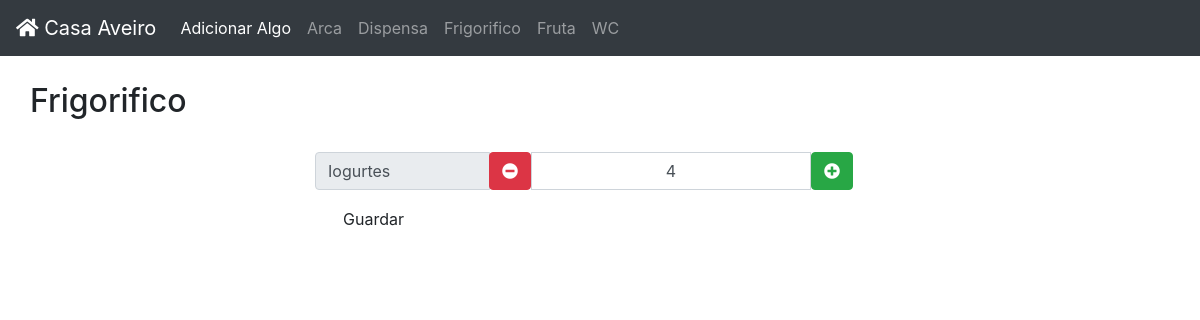
Before: /listaFrigorifico/ with the older database file.
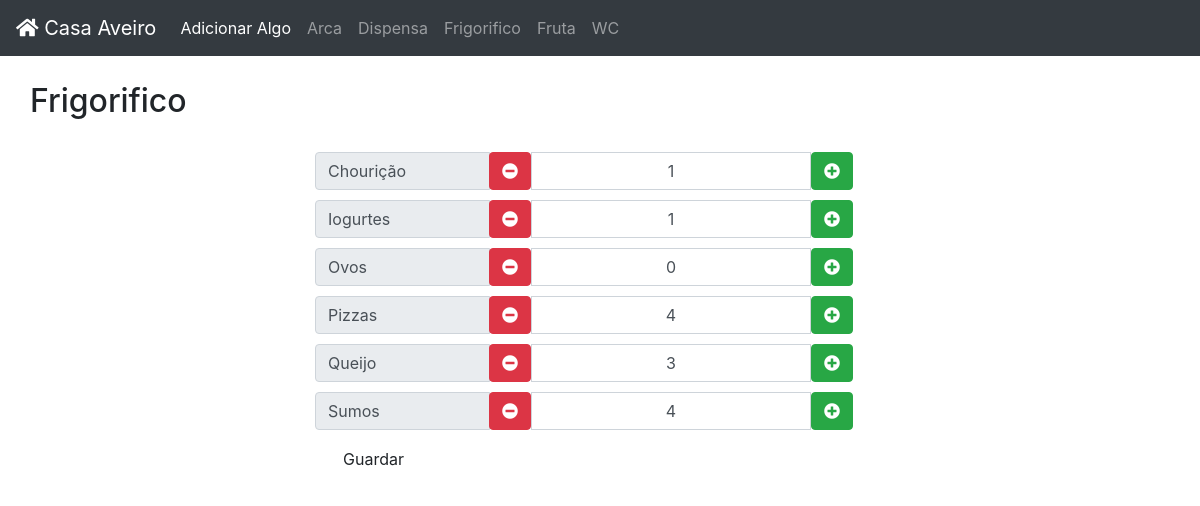
After: the same page with the newer database file.
### app/models.py (models this page shows, shortened)
class thing(models.Model):
    name = models.CharField(max_length = 30)
    quantity = models.IntegerField()
    category = models.CharField(max_length = 30)

### app/views.py (the view)
# urls.py: path('listaFrigorifico/', views.listFrigorifico, name='listaFrigorifico'),
def listFrigorifico(request):
    if request.method == 'POST':
        for t in request.POST:
            if t != "csrfmiddlewaretoken":
                coisa = thing.objects.filter(name__icontains = t)[0]
                coisa.quantity = request.POST[t]
                coisa.save()
    things = thing.objects.filter(category__icontains = "Frigorifico").order_by('name')
    return render(request, 'listFrigorifico.html', {'things' : things})

### app/templates/listFrigorifico.html (shortened to what this page needs)
{% extends "layout.html" %}
{% load static %}
{% block content %}
    {% if things %}
    <div class="row">
        <div class="headings">
            <h2 class="title">Frigorifico</h2>
        </div>
    </div>
    <div class="row">
        <div class="col-md-3 col-sm-3 col-xs-1"></div>
        <div class="col-md-6 col-sm-6 col-xs-10">
            <form action="." method="POST" class="form-horizontal">
                {% for thing in things %}
                <div class="row">
                    <div class="input-group">
                        <div class="input-group-prepend">
                            <span class="input-group-text" style="width:175px">{{ thing.name }}</span>
                        </div>
                        <span class="input-group-btn">
                            <button type="button" class="quantity-left-minus btn btn-danger btn-number"  data-type="minus" data-field="" onclick="minus('{{ thing.name }}')">
                                <span><i class="fa fa-minus-circle"></i></span>
                            </button>
                        </span>
                        <input type="text" id="quantity" name="{{ thing.name }}" class="form-control input-number" value="{{ thing.quantity }}" min="0" max="20" style="text-align:center">
                        <span class="input-group-btn">
                            <button type="button" class="quantity-right-plus btn btn-success btn-number" data-type="plus" data-field="" onclick="plus('{{ thing.name }}')">
                                <span><i class="fa fa-plus-circle"></i></span>
                            </button>
                        </span>
                    </div>
                </div>
                <div class="row" style="height:10px"></div>
                {% endfor %}
                <div class="row">
                    <div class="col-md-3 col-sm-3 col-xs-3">
                        <input type="submit" value="Guardar" class="btn btn-default"/>
                    </div>
                </div>
            </form>
        </div>
    </div>
    {% endif %}
{% endblock%}

Changed rows visible on the page:
added thing: name "Chourição", quantity "1"
changed thing "Iogurtes": quantity "4" → "1"
added thing: name "Ovos", quantity "0"
added thing: name "Pizzas", quantity "4"
added thing: name "Queijo", quantity "3"
added thing: name "Sumos", quantity "4"
